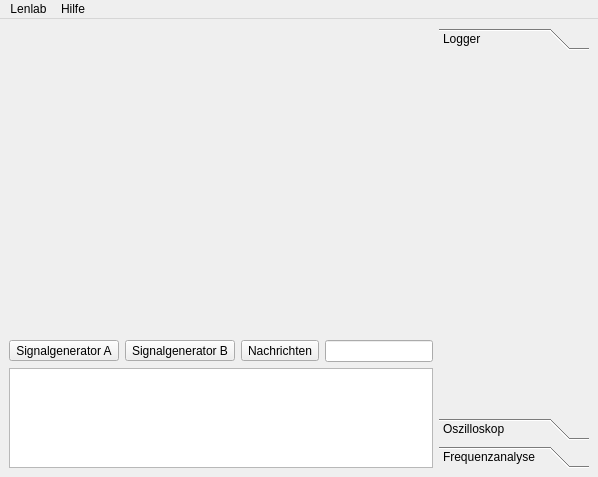
<?xml version="1.0" encoding="UTF-8"?>
<ui version="4.0">
 <class>gui::MainWindow</class>
 <widget class="QMainWindow" name="gui::MainWindow">
  <property name="windowTitle">
   <string>MainWindow</string>
  </property>
  <widget class="QWidget" name="centralwidget">
   <layout class="QHBoxLayout" name="horizontalLayout_3">
    <item>
     <layout class="QVBoxLayout" name="verticalLayout">
      <item>
       <widget class="QwtPlot" name="qwtPlot">
        <property name="sizePolicy">
         <sizepolicy hsizetype="Expanding" vsizetype="Expanding">
          <horstretch>0</horstretch>
          <verstretch>0</verstretch>
         </sizepolicy>
        </property>
        <property name="minimumSize">
         <size>
          <width>400</width>
          <height>300</height>
         </size>
        </property>
       </widget>
      </item>
      <item>
       <layout class="QHBoxLayout" name="horizontalLayout">
        <item>
         <widget class="gui::SignalForm" name="widget" native="true"/>
        </item>
        <item>
         <widget class="gui::SignalForm" name="widget_2" native="true"/>
        </item>
       </layout>
      </item>
      <item>
       <layout class="QHBoxLayout" name="horizontalLayout_2">
        <item>
         <widget class="QToolButton" name="toolButton_3">
          <property name="text">
           <string>Signalgenerator A</string>
          </property>
         </widget>
        </item>
        <item>
         <widget class="QToolButton" name="toolButton_2">
          <property name="text">
           <string>Signalgenerator B</string>
          </property>
         </widget>
        </item>
        <item>
         <widget class="QToolButton" name="toolButton">
          <property name="text">
           <string>Nachrichten</string>
          </property>
         </widget>
        </item>
        <item>
         <widget class="QLineEdit" name="lineEdit"/>
        </item>
       </layout>
      </item>
      <item>
       <widget class="QPlainTextEdit" name="plainTextEdit">
        <property name="sizePolicy">
         <sizepolicy hsizetype="Expanding" vsizetype="Fixed">
          <horstretch>0</horstretch>
          <verstretch>0</verstretch>
         </sizepolicy>
        </property>
        <property name="minimumSize">
         <size>
          <width>0</width>
          <height>100</height>
         </size>
        </property>
        <property name="maximumSize">
         <size>
          <width>16777215</width>
          <height>100</height>
         </size>
        </property>
       </widget>
      </item>
     </layout>
    </item>
    <item>
     <widget class="QToolBox" name="toolBox">
      <property name="sizePolicy">
       <sizepolicy hsizetype="Fixed" vsizetype="Expanding">
        <horstretch>0</horstretch>
        <verstretch>0</verstretch>
       </sizepolicy>
      </property>
      <property name="minimumSize">
       <size>
        <width>150</width>
        <height>0</height>
       </size>
      </property>
      <property name="currentIndex">
       <number>0</number>
      </property>
      <widget class="gui::LoggerForm" name="page">
       <property name="geometry">
        <rect>
         <x>0</x>
         <y>0</y>
         <width>150</width>
         <height>457</height>
        </rect>
       </property>
       <property name="sizePolicy">
        <sizepolicy hsizetype="Minimum" vsizetype="Preferred">
         <horstretch>0</horstretch>
         <verstretch>0</verstretch>
        </sizepolicy>
       </property>
       <attribute name="label">
        <string>Logger</string>
       </attribute>
      </widget>
      <widget class="gui::OscilloscopeForm" name="page_2">
       <property name="geometry">
        <rect>
         <x>0</x>
         <y>0</y>
         <width>150</width>
         <height>457</height>
        </rect>
       </property>
       <property name="sizePolicy">
        <sizepolicy hsizetype="Minimum" vsizetype="Preferred">
         <horstretch>0</horstretch>
         <verstretch>0</verstretch>
        </sizepolicy>
       </property>
       <attribute name="label">
        <string>Oszilloskop</string>
       </attribute>
      </widget>
      <widget class="gui::FrequencyForm" name="page_3">
       <attribute name="label">
        <string>Frequenzanalyse</string>
       </attribute>
      </widget>
     </widget>
    </item>
   </layout>
  </widget>
  <widget class="QMenuBar" name="menubar">
   <property name="geometry">
    <rect>
     <x>0</x>
     <y>0</y>
     <width>568</width>
     <height>18</height>
    </rect>
   </property>
   <widget class="QMenu" name="menuLenlab">
    <property name="title">
     <string>Lenlab</string>
    </property>
    <addaction name="action_ber"/>
    <addaction name="actionBild_exportierne"/>
    <addaction name="separator"/>
    <addaction name="actionBeenden"/>
   </widget>
   <widget class="QMenu" name="menuHilfe">
    <property name="title">
     <string>Hilfe</string>
    </property>
    <addaction name="actionHandbuch"/>
    <addaction name="action_ber_2"/>
   </widget>
   <addaction name="menuLenlab"/>
   <addaction name="menuHilfe"/>
  </widget>
  <action name="action_ber">
   <property name="text">
    <string>Daten speichern...</string>
   </property>
  </action>
  <action name="actionBeenden">
   <property name="text">
    <string>Beenden</string>
   </property>
  </action>
  <action name="actionBild_exportierne">
   <property name="text">
    <string>Bild speichern...</string>
   </property>
  </action>
  <action name="actionHandbuch">
   <property name="text">
    <string>Handbuch</string>
   </property>
  </action>
  <action name="action_ber_2">
   <property name="text">
    <string>Über</string>
   </property>
  </action>
 </widget>
 <customwidgets>
  <customwidget>
   <class>QwtPlot</class>
   <extends>QFrame</extends>
   <header>qwt_plot.h</header>
  </customwidget>
  <customwidget>
   <class>gui::SignalForm</class>
   <extends>QWidget</extends>
   <header>gui/signalform.h</header>
   <container>1</container>
  </customwidget>
  <customwidget>
   <class>gui::LoggerForm</class>
   <extends>QWidget</extends>
   <header>gui/loggerform.h</header>
   <container>1</container>
  </customwidget>
  <customwidget>
   <class>gui::OscilloscopeForm</class>
   <extends>QWidget</extends>
   <header>gui/oscilloscopeform.h</header>
   <container>1</container>
  </customwidget>
  <customwidget>
   <class>gui::FrequencyForm</class>
   <extends>QWidget</extends>
   <header>gui/frequencyform.h</header>
   <container>1</container>
  </customwidget>
 </customwidgets>
 <resources/>
 <connections/>
</ui>
